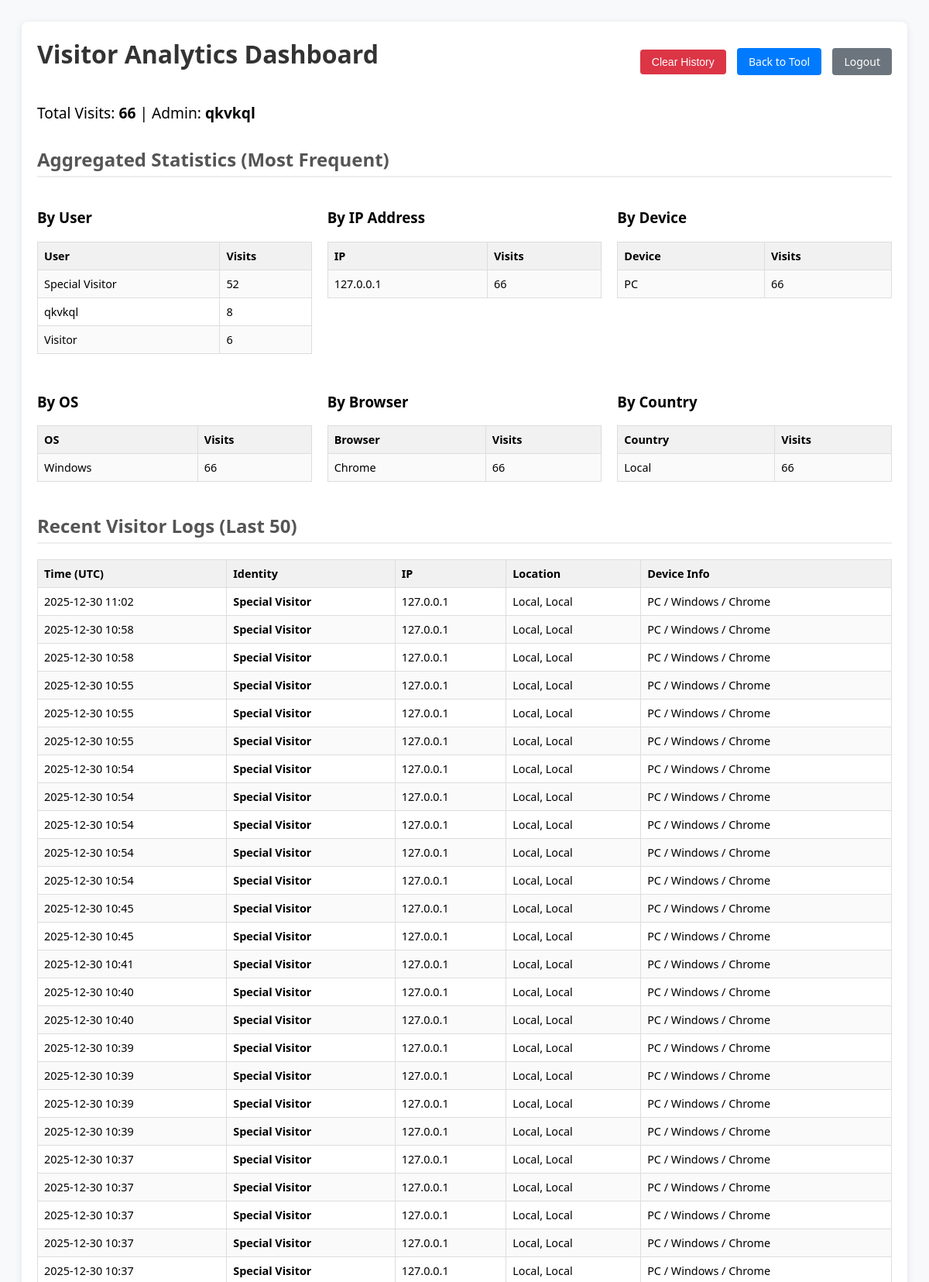
Screenshot of /visitor_stats (signed in, upper part) with the database file from the repository.
### app.py (models this page shows, shortened)
class User(UserMixin, db.Model):
    id = db.Column(db.Integer, primary_key=True)
    username = db.Column(db.String(150), unique=True, nullable=False)
    password_hash = db.Column(db.String(150), nullable=False)
    is_admin = db.Column(db.Boolean, default=False)
    user_level = db.Column(db.String(20), default='basic')

class Visitor(db.Model):
    id = db.Column(db.Integer, primary_key=True)
    username = db.Column(db.String(150), nullable=True)
    ip_address = db.Column(db.String(50))
    timestamp = db.Column(db.DateTime, default=datetime.utcnow)
    country = db.Column(db.String(50))
    city = db.Column(db.String(50))
    device_type = db.Column(db.String(50))
    os = db.Column(db.String(50))
    browser = db.Column(db.String(50))
    device_brand = db.Column(db.String(50))

### app.py (the view)
@app.route('/visitor_stats')
@admin_required
def visitor_stats():
    visits = Visitor.query.order_by(Visitor.timestamp.desc()).limit(50).all()
    total_visits = Visitor.query.count()
    def get_aggregated_stats(column):
        return db.session.query(column, func.count(Visitor.id).label('count')).group_by(column).order_by(func.count(Visitor.id).desc()).all()
    analytics = {
        'Users': get_aggregated_stats(Visitor.username), 'IPs': get_aggregated_stats(Visitor.ip_address),
        'Devices': get_aggregated_stats(Visitor.device_type), 'OS': get_aggregated_stats(Visitor.os),
        'Browsers': get_aggregated_stats(Visitor.browser), 'Locations': get_aggregated_stats(Visitor.country)
    }
    return render_template('stats.html', visits=visits, count=total_visits, analytics=analytics)

### app.py (called while the page is built, shortened)
@app.context_processor
def inject_csrf_token():
    return dict(csrf_token=generate_csrf, t=get_translation, lang=get_current_language)

@login_manager.user_loader
def load_user(user_id):
    return User.query.get(int(user_id))

def admin_required(f):
    @wraps(f)
    @login_required
    def decorated_function(*args, **kwargs):
        if not current_user.is_admin:
            flash("Access denied.")
            return redirect(url_for('home'))
        return f(*args, **kwargs)
    return decorated_function

@app.before_request
def track_visitor():
    if request.endpoint in ['static', 'search_stations', 'visitor_stats', 'clear_visitor_db', 'login', 'signup', 'logout', 'invitation']:
        return

### templates/stats.html (shortened to what this page needs)
<!DOCTYPE html>
<html lang="en">
<head>
</head>
<body>
<div class="container">
    <div class="header">
        <h1>Visitor Analytics Dashboard</h1>
        <div>
            <form action="{{ url_for('clear_visitor_db') }}" method="post" style="display:inline;" onsubmit="return confirm('Are you sure you want to delete ALL visitor logs?');">
                <button type="submit" class="btn btn-danger">Clear History</button>
            </form>
            <a href="{{ url_for('home') }}" class="btn btn-primary" style="margin-left: 10px;">Back to Tool</a>
            <a href="{{ url_for('logout') }}" class="btn btn-secondary" style="margin-left: 10px;">Logout</a>
        </div>
    </div>
    <p style="font-size: 1.2em;">Total Visits: <strong>{{ count }}</strong> | Admin: <strong>{{ current_user.username }}</strong></p>
    <h2>Aggregated Statistics (Most Frequent)</h2>
    <div class="grid-container">
        <div>
            <h3>By User</h3>
            <table>
                <tr><th>User</th><th>Visits</th></tr>
                {% for row in analytics['Users'] %}
                <tr><td>{{ row[0] }}</td><td>{{ row[1] }}</td></tr>
                {% endfor %}
            </table>
        </div>
        <div>
            <h3>By IP Address</h3>
            <table>
                <tr><th>IP</th><th>Visits</th></tr>
                {% for row in analytics['IPs'][:10] %}
                <tr><td>{{ row[0] }}</td><td>{{ row[1] }}</td></tr>
                {% endfor %}
            </table>
        </div>
        <div>
            <h3>By Device</h3>
            <table>
                <tr><th>Device</th><th>Visits</th></tr>
                {% for row in analytics['Devices'] %}
                <tr><td>{{ row[0] }}</td><td>{{ row[1] }}</td></tr>
                {% endfor %}
            </table>
        </div>
        <div>
            <h3>By OS</h3>
            <table>
                <tr><th>OS</th><th>Visits</th></tr>
                {% for row in analytics['OS'] %}
                <tr><td>{{ row[0] }}</td><td>{{ row[1] }}</td></tr>
                {% endfor %}
            </table>
        </div>
        <div>
            <h3>By Browser</h3>
            <table>
                <tr><th>Browser</th><th>Visits</th></tr>
                {% for row in analytics['Browsers'] %}
                <tr><td>{{ row[0] }}</td><td>{{ row[1] }}</td></tr>
                {% endfor %}
            </table>
        </div>
        <div>
            <h3>By Country</h3>
            <table>
                <tr><th>Country</th><th>Visits</th></tr>
                {% for row in analytics['Locations'] %}
                <tr><td>{{ row[0] }}</td><td>{{ row[1] }}</td></tr>
                {% endfor %}
            </table>
        </div>
    </div>
    <h2>Recent Visitor Logs (Last 50)</h2>
    <table>
        <thead>
            <tr>
                <th>Time (UTC)</th>
                <th>Identity</th>
                <th>IP</th>
                <th>Location</th>
                <th>Device Info</th>
            </tr>
        </thead>
        <tbody>
            {% for v in visits %}
            <tr>
                <td>{{ v.timestamp.strftime('%Y-%m-%d %H:%M') }}</td>
                <td><strong>{{ v.username }}</strong></td>
                <td>{{ v.ip_address }}</td>
                <td>{{ v.city }}, {{ v.country }}</td>
                <td>{{ v.device_type }} / {{ v.os }} / {{ v.browser }}</td>
            </tr>
            {% endfor %}
        </tbody>
    </table>
</div>
</body>
</html>

### templates/stats.html (style rules this page uses)
body { font-family: 'Segoe UI', Tahoma, Geneva, Verdana, sans-serif; padding: 20px; background-color: #f8f9fa; }
.container { max-width: 1200px; margin: 0 auto; background: white; padding: 20px; border-radius: 8px; box-shadow: 0 2px 10px rgba(0,0,0,0.1); }
h1 { margin-top: 0; color: #333; }
h2 { color: #555; border-bottom: 2px solid #eee; padding-bottom: 5px; margin-top: 30px; }
.header { display: flex; justify-content: space-between; align-items: center; margin-bottom: 20px; }
.btn { padding: 8px 15px; border-radius: 4px; text-decoration: none; color: white; border: none; cursor: pointer; font-size: 14px; }
.btn-danger { background-color: #dc3545; }
.btn-primary { background-color: #007bff; }
.btn-secondary { background-color: #6c757d; }
.grid-container { display: grid; grid-template-columns: repeat(auto-fit, minmax(300px, 1fr)); gap: 20px; }
table { width: 100%; border-collapse: collapse; margin-bottom: 10px; font-size: 0.9em; }
th, td { border: 1px solid #ddd; padding: 8px; text-align: left; }
th { background-color: #f1f1f1; }
tr:nth-child(even) { background-color: #fafafa; }

### rows the page displays
User: username "qkvkql"
Visitor: username "Special Visitor", id "52", timestamp "2025-12-30 10:40", ip_address "127.0.0.1", city "Local", country "Local", device_type "PC", os "Windows", browser "Chrome"
Visitor: username "qkvkql", id "8"
Visitor: username "Visitor", id "6"
Visitor: os "Windows", id "66", browser "Chrome", row "Local", timestamp "2025-12-30 11:02", username "Special Visitor", ip_address "127.0.0.1", city "Local", country "Local", device_type "PC"
Visitor: timestamp "2025-12-30 10:58", username "Special Visitor", ip_address "127.0.0.1", city "Local", country "Local", device_type "PC", os "Windows", browser "Chrome"
Visitor: timestamp "2025-12-30 10:58", username "Special Visitor", ip_address "127.0.0.1", city "Local", country "Local", device_type "PC", os "Windows", browser "Chrome"
Visitor: timestamp "2025-12-30 10:55", username "Special Visitor", ip_address "127.0.0.1", city "Local", country "Local", device_type "PC", os "Windows", browser "Chrome"
Visitor: timestamp "2025-12-30 10:55", username "Special Visitor", ip_address "127.0.0.1", city "Local", country "Local", device_type "PC", os "Windows", browser "Chrome"
Visitor: timestamp "2025-12-30 10:55", username "Special Visitor", ip_address "127.0.0.1", city "Local", country "Local", device_type "PC", os "Windows", browser "Chrome"
Visitor: timestamp "2025-12-30 10:54", username "Special Visitor", ip_address "127.0.0.1", city "Local", country "Local", device_type "PC", os "Windows", browser "Chrome"
Visitor: timestamp "2025-12-30 10:54", username "Special Visitor", ip_address "127.0.0.1", city "Local", country "Local", device_type "PC", os "Windows", browser "Chrome"
Visitor: timestamp "2025-12-30 10:54", username "Special Visitor", ip_address "127.0.0.1", city "Local", country "Local", device_type "PC", os "Windows", browser "Chrome"
Visitor: timestamp "2025-12-30 10:54", username "Special Visitor", ip_address "127.0.0.1", city "Local", country "Local", device_type "PC", os "Windows", browser "Chrome"
Visitor: timestamp "2025-12-30 10:54", username "Special Visitor", ip_address "127.0.0.1", city "Local", country "Local", device_type "PC", os "Windows", browser "Chrome"
Visitor: timestamp "2025-12-30 10:45", username "Special Visitor", ip_address "127.0.0.1", city "Local", country "Local", device_type "PC", os "Windows", browser "Chrome"
Visitor: timestamp "2025-12-30 10:45", username "Special Visitor", ip_address "127.0.0.1", city "Local", country "Local", device_type "PC", os "Windows", browser "Chrome"
Visitor: timestamp "2025-12-30 10:41", username "Special Visitor", ip_address "127.0.0.1", city "Local", country "Local", device_type "PC", os "Windows", browser "Chrome"
Visitor: timestamp "2025-12-30 10:40", username "Special Visitor", ip_address "127.0.0.1", city "Local", country "Local", device_type "PC", os "Windows", browser "Chrome"
Visitor: timestamp "2025-12-30 10:39", username "Special Visitor", ip_address "127.0.0.1", city "Local", country "Local", device_type "PC", os "Windows", browser "Chrome"
Visitor: timestamp "2025-12-30 10:39", username "Special Visitor", ip_address "127.0.0.1", city "Local", country "Local", device_type "PC", os "Windows", browser "Chrome"
Visitor: timestamp "2025-12-30 10:39", username "Special Visitor", ip_address "127.0.0.1", city "Local", country "Local", device_type "PC", os "Windows", browser "Chrome"
Visitor: timestamp "2025-12-30 10:39", username "Special Visitor", ip_address "127.0.0.1", city "Local", country "Local", device_type "PC", os "Windows", browser "Chrome"
Visitor: timestamp "2025-12-30 10:37", username "Special Visitor", ip_address "127.0.0.1", city "Local", country "Local", device_type "PC", os "Windows", browser "Chrome"
Visitor: timestamp "2025-12-30 10:37", username "Special Visitor", ip_address "127.0.0.1", city "Local", country "Local", device_type "PC", os "Windows", browser "Chrome"
Visitor: timestamp "2025-12-30 10:37", username "Special Visitor", ip_address "127.0.0.1", city "Local", country "Local", device_type "PC", os "Windows", browser "Chrome"
Visitor: timestamp "2025-12-30 10:37", username "Special Visitor", ip_address "127.0.0.1", city "Local", country "Local", device_type "PC", os "Windows", browser "Chrome"
Visitor: timestamp "2025-12-30 10:37", username "Special Visitor", ip_address "127.0.0.1", city "Local", country "Local", device_type "PC", os "Windows", browser "Chrome"

### other values shown
{{ count }} "66"
{{ row[0] }} "127.0.0.1"
{{ row[1] }} "66"
{{ row[0] }} "PC"
